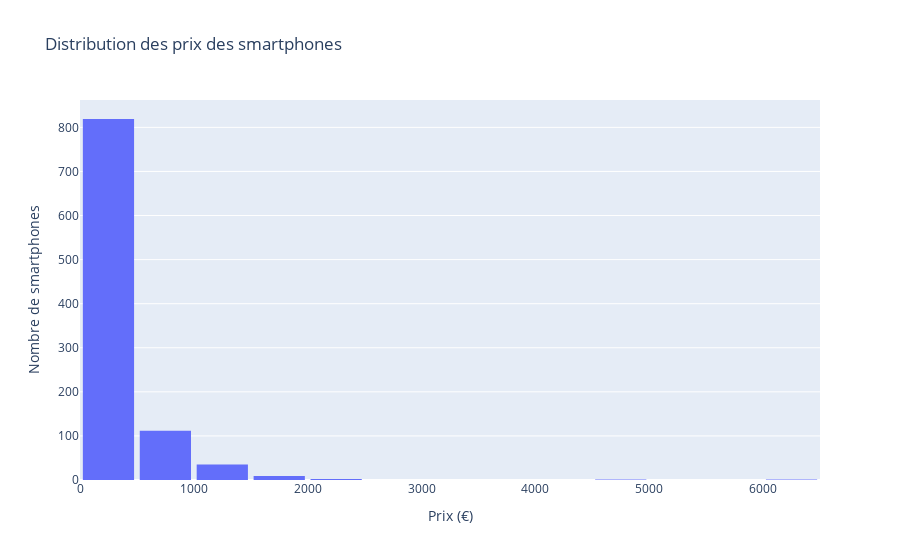

Write notebook code for a chart like this one.
### Markdown cell above
**Colonnes des prix**

Ici, nous affichons la distribution des prix des smartphones.

### Code cell
### Distribution des prix
fig_price = px.histogram(data, x='price (€)', nbins=20, title='Distribution des prix des smartphones')

fig_price.update_layout(
    xaxis_title='Prix (€)',
    yaxis_title='Nombre de smartphones',
    bargap=0.1
)

fig_price.show()

### Figure 1 — Plotly figure (JSON) as saved in the notebook; plotly's stock layout.template omitted (floating-point values rounded to 4 significant figures; data arrays with more than 128 entries replaced by an {"elided": "..."} marker saying what was removed)
{"data": [{"bingroup": "x", "hovertemplate": "price (€)=%{x}<br>count=%{y}<extra></extra>", "legendgroup": "", "marker": {"color": "#636efa", "pattern": {"shape": ""}}, "name": "", "nbinsx": 20, "orientation": "v", "showlegend": false, "type": "histogram", "x": {"elided": "979 float values"}, "xaxis": "x", "yaxis": "y"}], "layout": {"bargap": 0.1, "barmode": "relative", "legend": {"tracegroupgap": 0}, "title": {"text": "Distribution des prix des smartphones"}, "xaxis": {"anchor": "y", "domain": [0, 1], "title": {"text": "Prix (€)"}}, "yaxis": {"anchor": "x", "domain": [0, 1], "title": {"text": "Nombre de smartphones"}}}}
